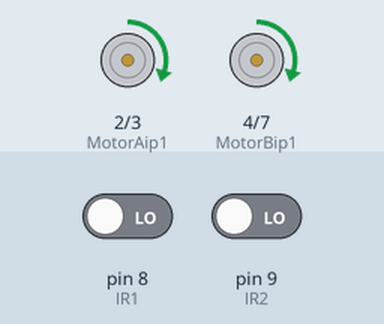
Recording of a sketch running on a simulated Arduino Uno, built with avr-gcc and run on an emulated ATmega328P. Shown: motor-driver pin pairs drawn as motors (green arrow = first pin HIGH = forward, orange = second pin HIGH = backward, longer = more drive, scaled by the enable pin). The inputs (shaded band) are chosen by the test bench; at power-on: pin 8 (IR1) LOW, pin 9 (IR2) LOW.

Above: at 1.2 s.
1.3 s: pin 8 (IR1) driven HIGH
At 2.0 s:
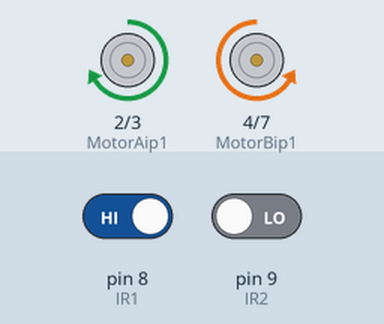
2.8 s: pin 9 (IR2) driven HIGH
At 3.2 s:
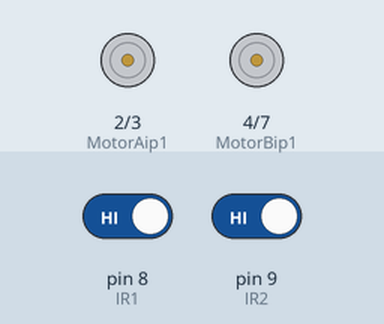
4.3 s: pin 8 (IR1) driven LOW
At 5.5 s:
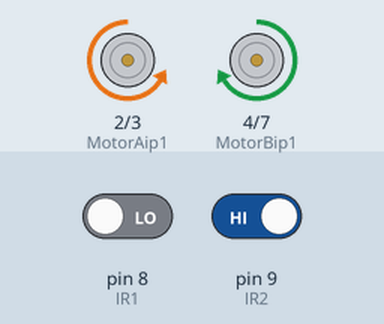
5.8 s: pin 9 (IR2) driven LOW
At 6.7 s:
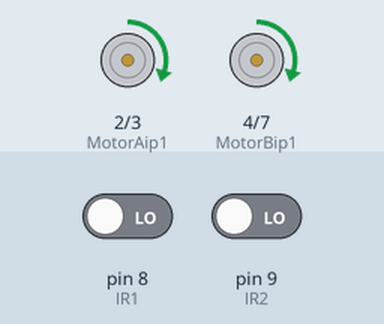
Timing chart, 0 to 8.3 s (numbered marks = the images above; inputs shaded):
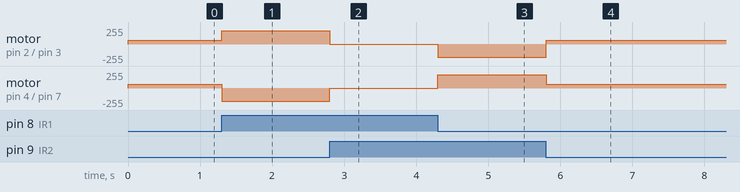

The sketch:

motor.ino
```cpp
// Black Line Follower
int IR1=8;      //Right sensor
int IR2=9;    //left Sensor
// motor one
int enA = 5;    //Right motor
int MotorAip1=2;
int MotorAip2=3;
// motor two
int enB = 6;    //Left motor
int MotorBip1=4;
int MotorBip2=7;
void setup()
{
  // put your setup code here, to run once:
  pinMode(enA, OUTPUT);
  pinMode(enB, OUTPUT);
  pinMode(IR1,INPUT);
  pinMode(IR2,INPUT);
  pinMode(MotorAip1,OUTPUT);
  pinMode(MotorAip2,OUTPUT);
  pinMode(MotorBip1,OUTPUT);
  pinMode(MotorBip2,OUTPUT);
  Serial.begin(9600);
}
void loop()
{

   if(digitalRead(IR1)==HIGH && digitalRead(IR2)==HIGH) //IR will not glow on black line
  {
    //Stop both Motors
    digitalWrite(MotorAip1,LOW);
    digitalWrite(MotorAip2,LOW);
    digitalWrite(MotorBip1,LOW);
    digitalWrite(MotorBip2,LOW);
   analogWrite (enA, 0);
   analogWrite (enB, 0);
  }

  else if(digitalRead(IR1)==LOW && digitalRead(IR2)==LOW)  //IR not on black line
  {
    //Move both the Motors
    digitalWrite(MotorAip1,HIGH);
    digitalWrite(MotorAip2,LOW);
    digitalWrite(MotorBip1,HIGH);
    digitalWrite(MotorBip2,LOW);
    analogWrite (enA, 60);
    analogWrite (enB, 60);
  }

  else if(digitalRead(IR1)==HIGH && digitalRead(IR2)==LOW)
  {
    //Tilt robot towards left B by stopping the left wheel and moving the right A one
    digitalWrite(MotorAip1,HIGH);
    digitalWrite(MotorAip2,LOW);
    digitalWrite(MotorBip1,LOW);
    digitalWrite(MotorBip2,HIGH);
    analogWrite (enA, 200);
    analogWrite (enB, 200);
  }

  else if(digitalRead(IR1)==LOW && digitalRead(IR2)==HIGH)
  {
    //Tilt robot towards right by stopping the right wheel and moving the left one
     digitalWrite(MotorAip1,LOW);     // If I want to turn right then the speed of the right wheel should be less than that of the left wheel, here, let a be the right wheel
    digitalWrite(MotorAip2,HIGH);
    digitalWrite(MotorBip1,HIGH);
    digitalWrite(MotorBip2,LOW);
    analogWrite (enA, 200);
   analogWrite (enB, 200);
  }

  else
  {
    //Stop both the motors
    digitalWrite(MotorAip1,LOW);
    digitalWrite(MotorAip2,LOW);
    digitalWrite(MotorBip1,LOW);
    digitalWrite(MotorBip2,LOW);
    analogWrite (enA, 0);
   analogWrite (enB, 0);

  }
  delay(100);
  // Serial.print("ٌRight Sensor: ");
  // Serial.print(digitalRead(IR1));
  // Serial.print("ٌ Left Sensor: ");
  // Serial.print(digitalRead(IR2));
  // Serial.print("ٌ PWM Right: ");
  // Serial.print(analogRead(enA));
  // Serial.print("ٌ PWM Left: ");
  // Serial.println(analogRead(enB));

}
```

Measured:
- after the input at 1.3 s, motor on pin 2 (MotorAip1) / pin 3 (MotorAip2): forward 60/255 → forward 200/255 at once; motor on pin 4 (MotorBip1) / pin 7 (MotorBip2): forward 60/255 → backward 200/255 at once
- after the input at 2.8 s, motor on pin 2 (MotorAip1) / pin 3 (MotorAip2): forward 200/255 → stopped at once; motor on pin 4 (MotorBip1) / pin 7 (MotorBip2): backward 200/255 → stopped at once
- after the input at 4.3 s, motor on pin 2 (MotorAip1) / pin 3 (MotorAip2): stopped → backward 200/255 at once; motor on pin 4 (MotorBip1) / pin 7 (MotorBip2): stopped → forward 200/255 at once
- after the input at 5.8 s, motor on pin 2 (MotorAip1) / pin 3 (MotorAip2): backward 200/255 → forward 60/255 at once; motor on pin 4 (MotorBip1) / pin 7 (MotorBip2): forward 200/255 → forward 60/255 at once
